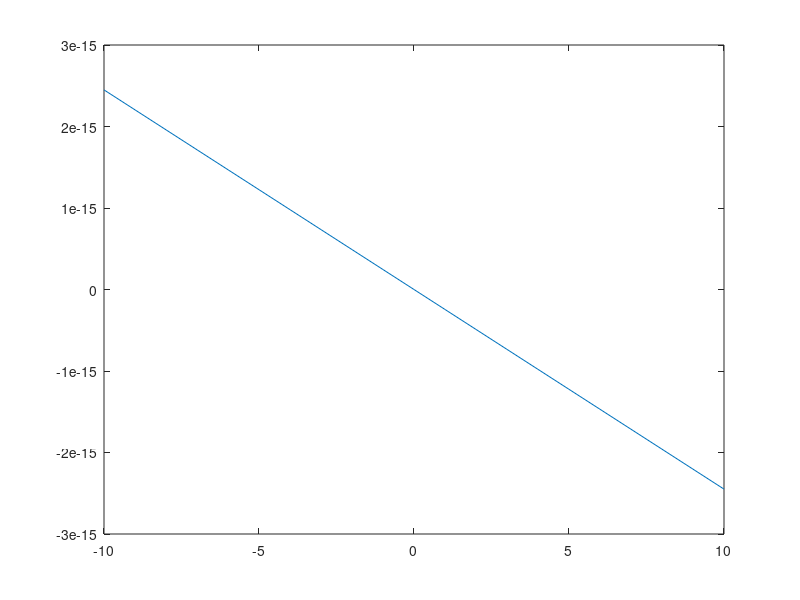

Write MATLAB code to recreate this figure.
clear all;clc;
n=[-10:1:10];
y=sin(2*pi*1.*n);
% ft=[];
% for k=-4:6
% for i=0:length(n)-1
% ft(k+5)=y(i+1)*exp(-1*j*2*pi*k*n(i+1));
% end
% end
plot(n,y);
